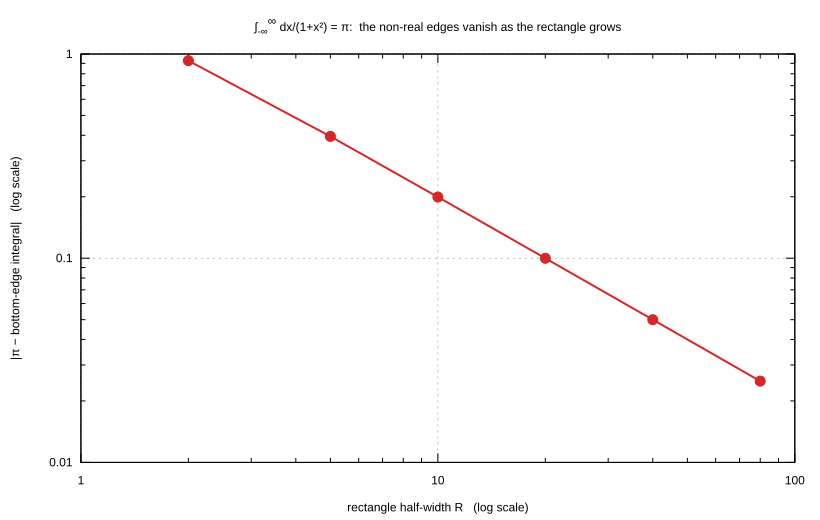

Write the gnuplot code that produced this figure.
set terminal svg size 820,520 background "white"
set output "plot_real_rectangle.svg"
set title "∫_{-∞}^{∞} dx/(1+x²) = π:  the non-real edges vanish as the rectangle grows"
set xlabel "rectangle half-width R   (log scale)"
set ylabel "|π − bottom-edge integral|   (log scale)"
set logscale xy
set grid
unset key
plot "real_rectangle.data" u 1:3 w lp pt 7 ps 1.1 lw 2 lc rgb "#d62728"
